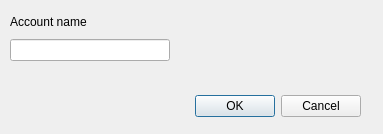
<?xml version="1.0" encoding="UTF-8"?>
<ui version="4.0">
 <class>Dialog</class>
 <widget class="QDialog" name="Dialog">
  <property name="geometry">
   <rect>
    <x>0</x>
    <y>0</y>
    <width>383</width>
    <height>134</height>
   </rect>
  </property>
  <property name="windowTitle">
   <string>Dialog</string>
  </property>
  <widget class="QDialogButtonBox" name="buttonBox">
   <property name="geometry">
    <rect>
     <x>20</x>
     <y>90</y>
     <width>341</width>
     <height>32</height>
    </rect>
   </property>
   <property name="orientation">
    <enum>Qt::Horizontal</enum>
   </property>
   <property name="standardButtons">
    <set>QDialogButtonBox::Cancel|QDialogButtonBox::Ok</set>
   </property>
  </widget>
  <widget class="QWidget" name="verticalLayoutWidget">
   <property name="geometry">
    <rect>
     <x>10</x>
     <y>10</y>
     <width>160</width>
     <height>51</height>
    </rect>
   </property>
   <layout class="QVBoxLayout" name="verticalLayout">
    <item>
     <widget class="QLabel" name="label">
      <property name="text">
       <string>Account name</string>
      </property>
     </widget>
    </item>
    <item>
     <widget class="QLineEdit" name="lineEdit"/>
    </item>
   </layout>
  </widget>
 </widget>
 <resources/>
 <connections>
  <connection>
   <sender>buttonBox</sender>
   <signal>accepted()</signal>
   <receiver>Dialog</receiver>
   <slot>accept()</slot>
   <hints>
    <hint type="sourcelabel">
     <x>248</x>
     <y>254</y>
    </hint>
    <hint type="destinationlabel">
     <x>157</x>
     <y>274</y>
    </hint>
   </hints>
  </connection>
  <connection>
   <sender>buttonBox</sender>
   <signal>rejected()</signal>
   <receiver>Dialog</receiver>
   <slot>reject()</slot>
   <hints>
    <hint type="sourcelabel">
     <x>316</x>
     <y>260</y>
    </hint>
    <hint type="destinationlabel">
     <x>286</x>
     <y>274</y>
    </hint>
   </hints>
  </connection>
 </connections>
</ui>
